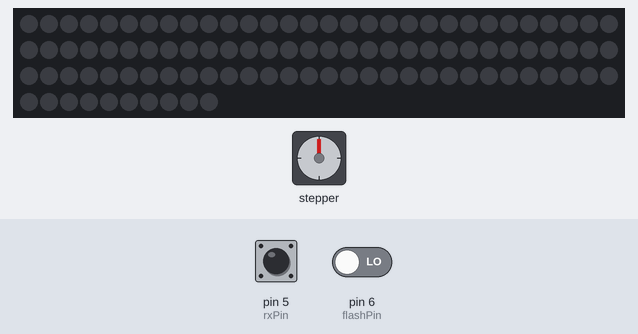
A sketch run on a simulated Arduino Uno, built with avr-gcc and run on an emulated ATmega328P. Shown: 100 RGB LEDs in strip order, left to right, continuing on the next row, stepper motor. The test bench sets the inputs (shaded band); at power-on: pin 6 (flashPin) LOW, pin 5 (rxPin) LOW. Stepper angles assume 200 steps per turn; what the sketch prints to the serial monitor is not drawn.

Above: at 1.2 s.
1.3 s: pin 6 (flashPin) driven HIGH
At 2.5 s:
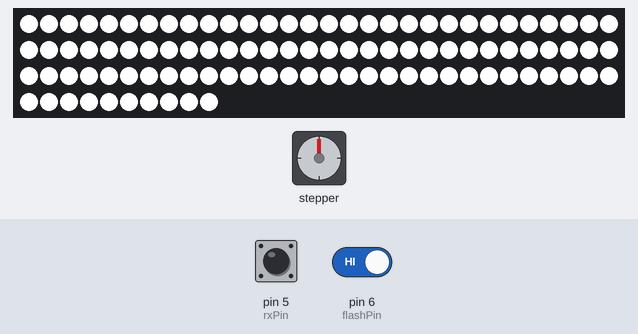
2.8 s: pin 5 (rxPin) driven HIGH
At 3.8 s:
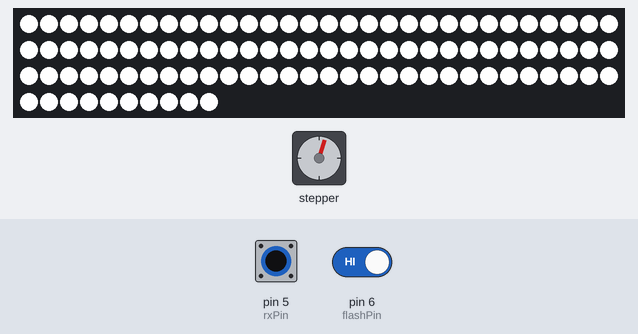
4.4 s: pin 6 (flashPin) driven LOW
At 4.8 s:
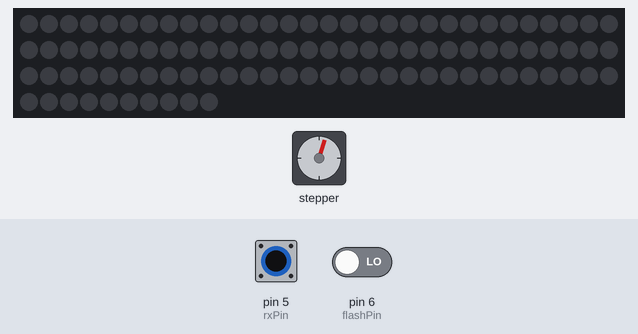
5.9 s: pin 5 (rxPin) pulsed LOW 2 times (0.12 s each, 0.3 s apart)
At 7.1 s:
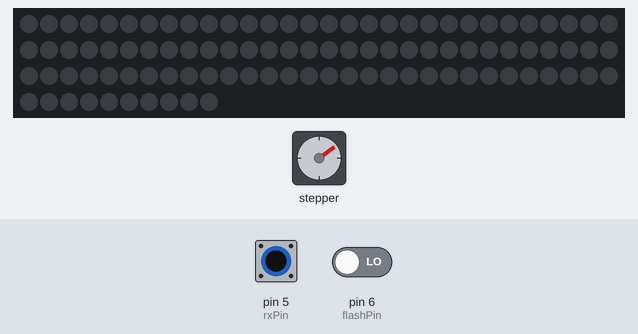
8.0 s: pin 6 (flashPin) driven HIGH
At 8.5 s:
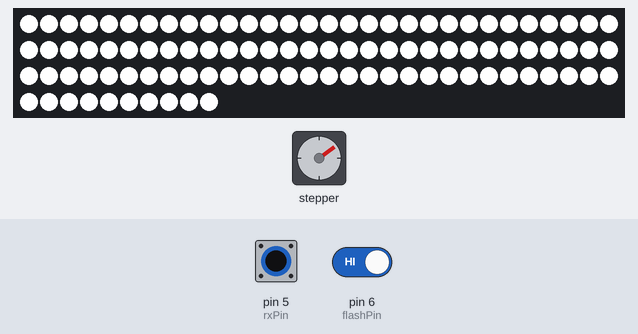
9.5 s: pin 5 (rxPin) pulsed LOW 5 times (0.12 s each, 0.3 s apart)
At 11.5 s:
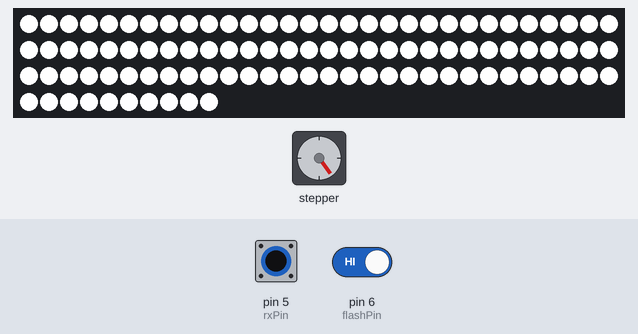
Timing chart, 0 to 13.0 s (numbered marks = the images above; inputs shaded):
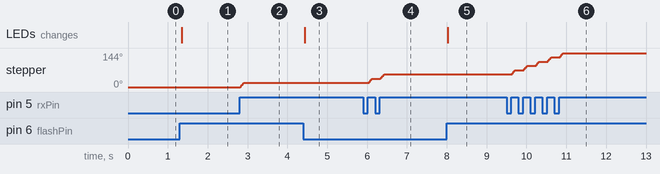

The sketch:

stepper_from_pin.ino
```cpp
/*
This is a test sketch for the Adafruit assembled Motor Shield for Arduino v2
It won't work with v1.x motor shields! Only for the v2's with built in PWM
control

For use with the Adafruit Motor Shield v2
---->  http://www.adafruit.com/products/1438
*/


#include <Wire.h>
#include <Adafruit_MotorShield.h>
#include "utility/Adafruit_MS_PWMServoDriver.h"
#include "LPD8806.h"
#include "SPI.h"

#define rxPin 5
#define flashPin 6

// Create the motor shield object with the default I2C address
Adafruit_MotorShield AFMS = Adafruit_MotorShield();
// Or, create it with a different I2C address (say for stacking)
// Adafruit_MotorShield AFMS = Adafruit_MotorShield(0x61);

// Connect a stepper motor with 200 steps per revolution (1.8 degree)
// to motor port #2 (M3 and M4)
Adafruit_StepperMotor *myMotor = AFMS.getStepper(200, 2);
int run = 0;
int haveStepped = 0;

int dataPin  = 10;
int clockPin = 11;
int nLEDs = 100;

LPD8806 strip = LPD8806(nLEDs, dataPin, clockPin);

void setup() {
  Serial.begin(9600);           // set up Serial library at 9600 bps
  Serial.println("Stepper test!");

  pinMode(rxPin, INPUT);
  pinMode(flashPin, INPUT);

  AFMS.begin();  // create with the default frequency 1.6KHz
  //AFMS.begin(1000);  // OR with a different frequency, say 1KHz

  myMotor->setSpeed(30);  // 10 rpm

  strip.begin();
  strip.show();
}

void loop() {
  if (digitalRead(rxPin) == HIGH && haveStepped == 0){
    myMotor->step(10, FORWARD, SINGLE);
    haveStepped = 1;
  }
  if (digitalRead(rxPin) == LOW && haveStepped == 1){
    haveStepped = 0;
  }
  if (digitalRead(flashPin) == HIGH){
    for (int i=0; i < strip.numPixels(); i++) {
      strip.setPixelColor(i, strip.Color(127, 127, 127));
    }
    strip.show();
  }
  if (digitalRead(flashPin) == LOW){
    for (int i=0; i < strip.numPixels(); i++) {
      strip.setPixelColor(i, 0);
    }
    strip.show();
  }
}
```

Measured:
- after the input at 1.3 s, the LEDs: change after 0.05 s (image 1)
- after the input at 2.8 s, stepper: turns 18° clockwise, starting at once
- after the input at 4.4 s, the LEDs: change at once (image 3)
- after the input at 5.9 s, stepper: turns 36° clockwise in 0.39 s, starting after 0.13 s
- after the input at 8.0 s, the LEDs: change at once (image 5)
- after the input at 9.5 s, stepper: turns 90° clockwise in 1.3 s, starting after 0.13 s
